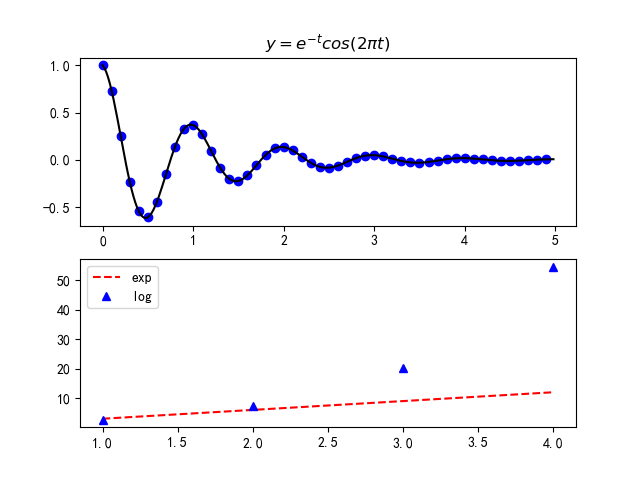

Reproduce this figure in Python.
import matplotlib.pyplot as plt
import numpy as np
import math
import seaborn as sns

plt.rcParams['font.sans-serif'] = ['SimHei']
plt.rcParams['axes.unicode_minus'] = False   

def f(t):
    return np.exp(-t) * np.cos(2*np.pi*t)

t1 = np.arange(0.0, 5.0, 0.1)
t2 = np.arange(0.0, 5.0, 0.02)

plt.figure()

plt.subplot(211)
plt.plot(t1, f(t1), 'bo', t2, f(t2), 'k')
plt.title(r'$y=e^{-t}cos(2\pi t)$')

plt.subplot(212)
x = np.arange(1,5)
plt.plot(x, 3*x, 'r--') # r, g, b, k
plt.plot(x, np.exp(x), 'b^') # -和--虚线, s正方形, ^三角形
plt.legend(labels = ('exp','log'),loc='upper left')
plt.savefig('./Color_and_Type.png')
plt.show()
